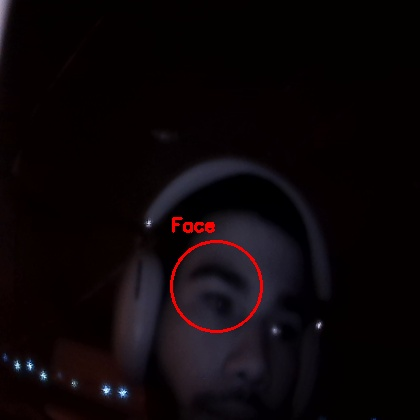
#> input picture face_20251028_182002_2.jpg, 420 x 420 px, given in place of the camera
$ python a_second_webcam_v0.3.1.py
#> lines starting #> are read from the running program, lines starting #| are printed output that depends on the picture; after the words box and inside, x2 and y2 are one past the last pixel; in counts of white or black regions, pixels touching at a corner belong together
import cv2
import numpy as np
import time
from datetime import datetime
from pathlib import Path
import face_recognition

# --- Setup ---
face_cascade = cv2.CascadeClassifier("haarcascade_frontalface_default.xml")
cap1 = cv2.VideoCapture(0, cv2.CAP_V4L2)
cap2 = cv2.VideoCapture(2, cv2.CAP_V4L2)

WINDOW_WIDTH = 420
WINDOW_HEIGHT = 420
BOX_SIZE = 200
BOX_X = (WINDOW_WIDTH - BOX_SIZE) // 2
BOX_Y = (WINDOW_HEIGHT - BOX_SIZE) // 2

save_dir = Path("captured")
save_dir.mkdir(exist_ok=True)

cv2.namedWindow('HUD', cv2.WINDOW_NORMAL)

state = "idle"  # idle, countdown, comparing
photo1 = None
photo2 = None
countdown_start = 0
box_color = (255, 255, 255)  # white
status_text = ""
status_color = (0, 0, 0)

def draw_hud(frame, face_detected):
    global box_color, status_text, status_color
    overlay = frame.copy()
    cv2.rectangle(overlay, (BOX_X, BOX_Y), (BOX_X + BOX_SIZE, BOX_Y + BOX_SIZE), box_color, -1)
    cv2.addWeighted(overlay, 0.3, frame, 0.7, 0, frame)
    cv2.rectangle(frame, (BOX_X, BOX_Y), (BOX_X + BOX_SIZE, BOX_Y + BOX_SIZE), (0, 0, 0), 2)

    if state == "countdown":
        elapsed = int(time.time() - countdown_start)
        remaining = max(10 - elapsed, 0)
        timer_text = str(remaining)
        cv2.putText(frame, timer_text, (BOX_X + 10, BOX_Y + BOX_SIZE - 10),
                    cv2.FONT_HERSHEY_SIMPLEX, 1.5, (0, 0, 0), 3)
    elif status_text:
        cv2.putText(frame, status_text, (frame.shape[1]//2 - 100, frame.shape[0]//2),
                    cv2.FONT_HERSHEY_SIMPLEX, 1, status_color, 3)

    box_color = (0, 255, 0) if face_detected else (255, 255, 255)
    return frame

def detect_faces(frame):
    gray = cv2.cvtColor(frame, cv2.COLOR_BGR2GRAY)
    return face_cascade.detectMultiScale(gray, 1.1, 5, minSize=(40, 40))

def save_photo(frame, prefix):
    timestamp = datetime.now().strftime("%Y%m%d_%H%M%S")
    filename = save_dir / f"{prefix}_{timestamp}.jpg"
    cv2.imwrite(str(filename), frame)
    return filename

while True:
    ret1, frame1 = cap1.read()
#> frame1 is the input picture: shape (420, 420, 3); mean B, G, R 8.7, 6.4, 12.8
    ret2, frame2 = cap2.read()
    if not ret1 or not ret2: break

    frame1 = cv2.resize(frame1, (WINDOW_WIDTH, WINDOW_HEIGHT))
    frame2 = cv2.resize(frame2, (WINDOW_WIDTH, WINDOW_HEIGHT))
    combined = np.hstack((frame1, frame2))
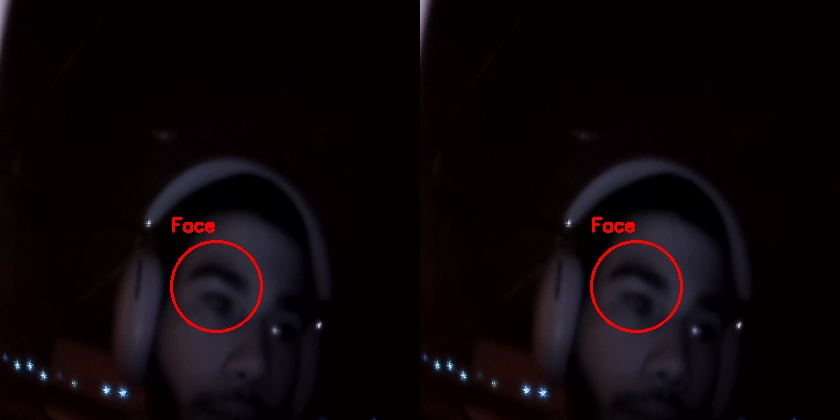
#> combined: shape (420, 840, 3); mean B, G, R 8.7, 6.4, 12.8

    faces1 = detect_faces(frame1)
#> faces1 = ()
    faces2 = detect_faces(frame2)
#> faces2 = ()
    face_detected = len(faces1) > 0 or len(faces2) > 0
#> face_detected = False

    if state == "idle":
        if cv2.waitKey(1) & 0xFF == ord('c'):
#> (key q is pressed here)
            photo1 = combined.copy()
            save_photo(photo1, "photo1")
            countdown_start = time.time()
            state = "countdown"
    elif state == "countdown":
        elapsed = time.time() - countdown_start
        if elapsed >= 10:
            photo2 = combined.copy()
            save_photo(photo2, "photo2")
            state = "comparing"
    elif state == "comparing":
        enc1 = face_recognition.face_encodings(cv2.cvtColor(photo1, cv2.COLOR_BGR2RGB))
        enc2 = face_recognition.face_encodings(cv2.cvtColor(photo2, cv2.COLOR_BGR2RGB))
        if not enc1 or not enc2:
            status_text, status_color = "NO FACE", (0, 0, 0)
            combined[:] = (255, 255, 255)
        else:
            match = face_recognition.compare_faces(enc1, enc2[0])[0]
            if match:
                status_text, status_color = "ACCESS GRANTED", (255, 255, 255)
                combined[:] = (0, 255, 0)
            else:
                status_text, status_color = "ACCESS DENIED", (255, 255, 255)
                combined[:] = (0, 0, 255)
        time.sleep(3)
        state = "idle"
        status_text = ""

    combined = draw_hud(combined, face_detected)
#> in draw_hud, `cv2.rectangle(overlay, (BOX_X, BOX_Y), (BOX_X + BOX_SIZE, BOX_Y + BOX_..`:
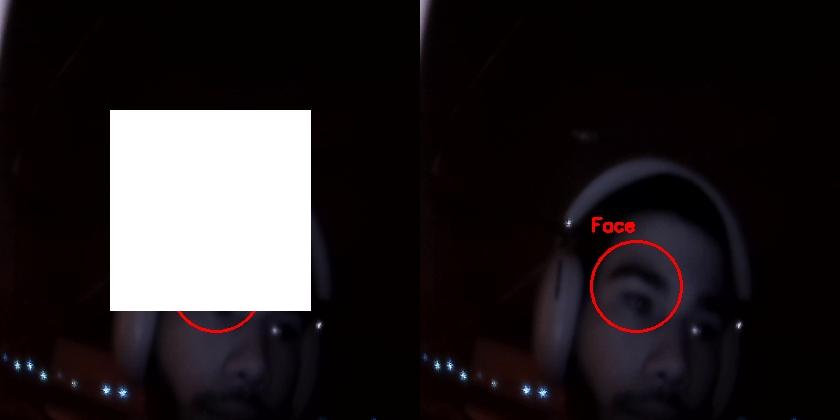
#> overlay: shape (420, 840, 3); 11.45% of pixels changed, all inside (x1, y1, x2, y2) = (110, 110, 311, 311)
#> in draw_hud, `cv2.addWeighted(overlay, 0.3, frame, 0.7, 0, frame)`:
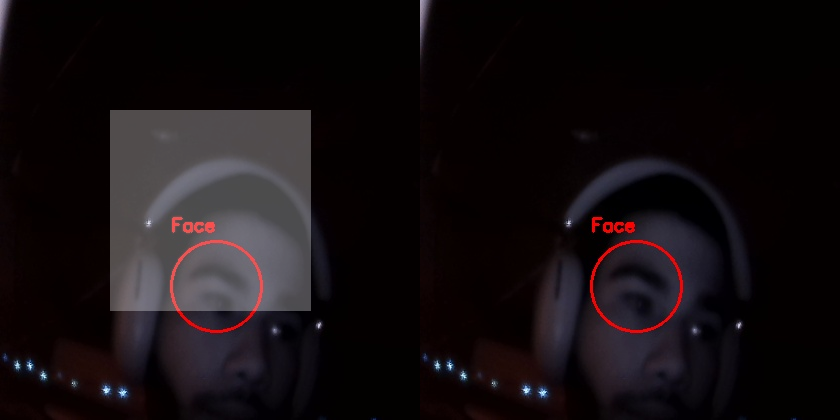
#> frame: shape (420, 840, 3); mean B, G, R 16.8, 14.7, 20.7
#> in draw_hud, `cv2.rectangle(frame, (BOX_X, BOX_Y), (BOX_X + BOX_SIZE, BOX_Y + BOX_SI..`:
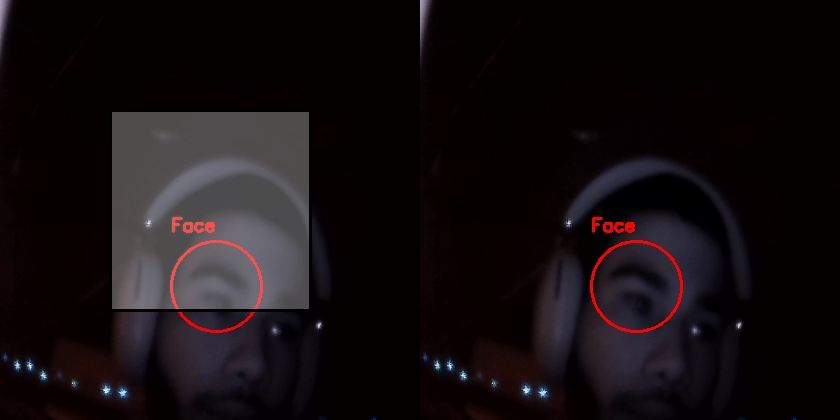
#> frame: shape (420, 840, 3); 0.68% of pixels changed, all inside (x1, y1, x2, y2) = (109, 109, 312, 312)
#> in draw_hud, `box_color = (0, 255, 0) if face_detected else (255, 255, 255)`: box_color = (255, 255, 255)
    cv2.imshow('HUD', combined)

    if cv2.waitKey(1) & 0xFF == ord('q'):
#> (key q is pressed here)
        break

cap1.release()
cap2.release()
cv2.destroyAllWindows()
